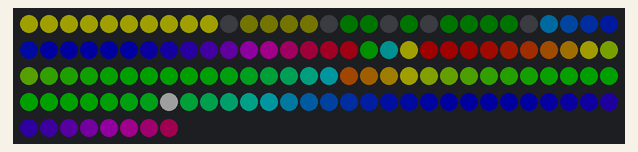
This sketch was run on a simulated Arduino Uno, built with avr-gcc and run on an emulated ATmega328P. Shown: 128 RGB LEDs in strip order, left to right, continuing on the next row. Dim RGB values are drawn brighter than linear; random numbers use the default seed unless the sketch sets one.

Above: at 0.24 s.
At 8.16 s:
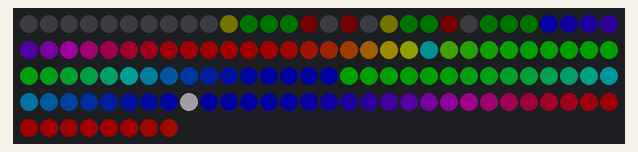
At 8.8 s:
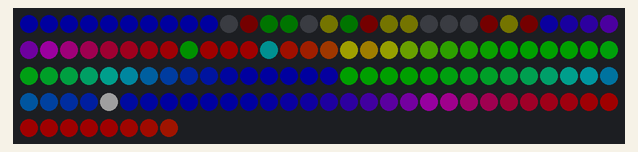
At 15.44 s:
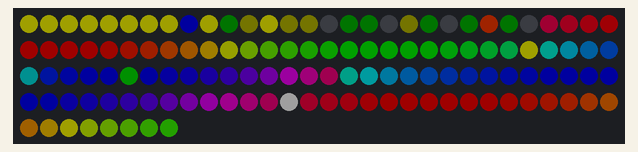
At 20.13 s:
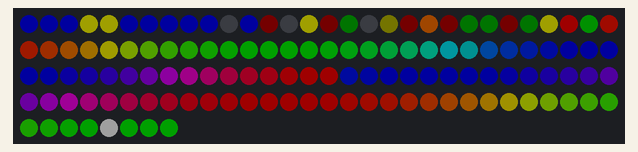
At 36.79 s:
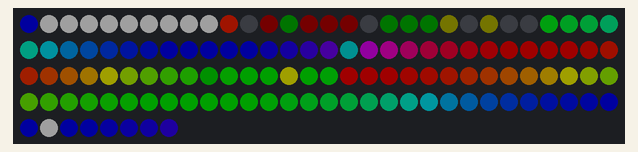

The sketch:

ledufo.ino
```cpp
#include <Adafruit_NeoPixel.h>
#ifdef __AVR__
  #include <avr/power.h>
#endif

#define PIN 6
#define indoorOffset 0
#define indoorLength 10
#define frontOffset  10
#define frontLength  16
#define innerRingOffset 26
#define innerRingLength 50
#define outerRingOffset 76
#define outerRingLength 68
#define PIXELS 128

//  The overall fire brightness
//  (this can affect both color levels and power consumption)
int brightness = 32;

// Parameter 1 = number of pixels in strip
// Parameter 2 = Arduino pin number (most are valid)
// Parameter 3 = pixel type flags, add together as needed:
//   NEO_KHZ800  800 KHz bitstream (most NeoPixel products w/WS2812 LEDs)
//   NEO_KHZ400  400 KHz (classic 'v1' (not v2) FLORA pixels, WS2811 drivers)
//   NEO_GRB     Pixels are wired for GRB bitstream (most NeoPixel products)
//   NEO_RGB     Pixels are wired for RGB bitstream (v1 FLORA pixels, not v2)
Adafruit_NeoPixel strip = Adafruit_NeoPixel(PIXELS, PIN, NEO_GRB + NEO_KHZ800);

// IMPORTANT: To reduce NeoPixel burnout risk, add 1000 uF capacitor across
// pixel power leads, add 300 - 500 Ohm resistor on first pixel's data input
// and minimize distance between Arduino and first pixel.  Avoid connecting
// on a live circuit...if you must, connect GND first.
// For the ultimate NeoPixel guide, check out:
// https://learn.adafruit.com/adafruit-neopixel-uberguide/overview

uint16_t x=0;
long firstPixelHue = 0;
void setup() {
  strip.begin();
  strip.setBrightness(brightness);
  //strip.show(); // Initialize all pixels to 'off'
}


//nl73ingb0004622114

void rainbow(int offset,int length) {
  // Hue of first pixel runs 5 complete loops through the color wheel.
  // Color wheel has a range of 65536 but it's OK if we roll over, so
  // just count from 0 to 5*65536. Adding 256 to firstPixelHue each time
  // means we'll make 5*65536/256 = 1280 passes through this outer loop:
    for(int i=offset; i<offset+length; i++) { // For each pixel in strip...
      // Offset pixel hue by an amount to make one full revolution of the
      // color wheel (range of 65536) along the length of the strip
      // (strip.numPixels() steps):
      int pixelHue = firstPixelHue + (i * 65536L / length);
      // strip.ColorHSV() can take 1 or 3 arguments: a hue (0 to 65535) or
      // optionally add saturation and value (brightness) (each 0 to 255).
      // Here we're using just the single-argument hue variant. The result
      // is passed through strip.gamma32() to provide 'truer' colors
      // before assigning to each pixel:
      strip.setPixelColor(i, strip.gamma32(strip.ColorHSV(pixelHue)));
    }

}


void loop() {


  x++;
  if (firstPixelHue > 5*65536) { firstPixelHue=0;}
  firstPixelHue += 256;

  for (int r=indoorOffset; r<indoorOffset+indoorLength; r++)
  {

    if (millis()/1000%5==0)
    {
     strip.setPixelColor(r,255,255,0);
    }

     if (millis()/1000%5==1)
    {
     strip.setPixelColor(r,255,255,255);
    }

     if (millis()/1000%5==2)
    {
     strip.setPixelColor(r,0,0,0);
    }

     if (millis()/1000%5==3)
    {
     strip.setPixelColor(r,0,0,255);
    }

  }

  for (int r=frontOffset; r<frontOffset+frontLength; r++)
  {


    strip.setPixelColor(r,0,0,0);

    if ((x/10+r)%32==0  ) {
            strip.setPixelColor(r,255,random(255),0);
            strip.setPixelColor(random(16),0,0,255);
             strip.setPixelColor(random(16),255,255,0);


          }
          else
          {
            strip.setPixelColor(r,random(16),random(15),0);

          }


  }

 rainbow(innerRingOffset,innerRingLength);
  for (int r=innerRingOffset; r<innerRingOffset+innerRingLength; r++)
  {
    if (r+x%5==1)
    {

    strip.setPixelColor(r,0,0,cos((x-r)/10)*128+128);
    }
    if ((x+r)%50==0  ) {
            //strip.setPixelColor(r,255,0,0);
          }
           if ((x+r+x+x)%50==0  ) {
            strip.setPixelColor(r,0,128,0);
          }

          if ((r+x)%50==0  ) {
            strip.setPixelColor(r,255,255,0);
          }


          if ((r+x+x)%50==0  ) {
            strip.setPixelColor(r,0,128,128);
          }
  }

   rainbow(outerRingOffset,outerRingLength);
  for (int r=outerRingOffset; r<outerRingOffset+outerRingLength; r++)
  {
    //strip.setPixelColor(r,0,0,32);


          if ((r+x)%50==48  ) {
            strip.setPixelColor(r,255,255,255);
          }


  }
 strip.show();
}
```
